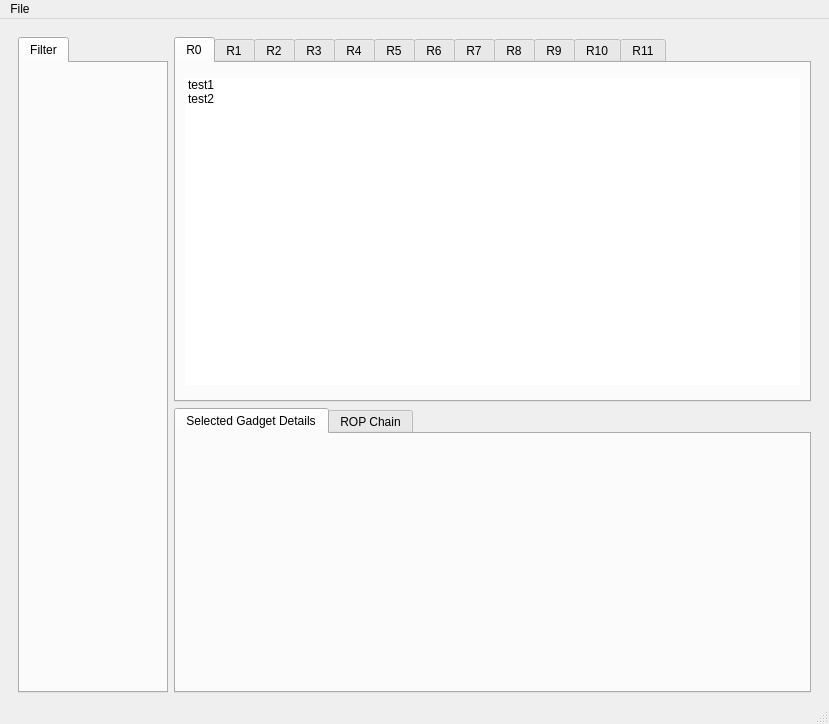
<?xml version="1.0" encoding="UTF-8"?>
<ui version="4.0">
 <class>MainWindow</class>
 <widget class="QMainWindow" name="MainWindow">
  <property name="geometry">
   <rect>
    <x>0</x>
    <y>0</y>
    <width>829</width>
    <height>724</height>
   </rect>
  </property>
  <property name="windowTitle">
   <string>MainWindow</string>
  </property>
  <widget class="QWidget" name="Central_Widget">
   <layout class="QGridLayout" name="gridLayout_3">
    <item row="0" column="0">
     <widget class="QFrame" name="Left_Frame">
      <property name="sizePolicy">
       <sizepolicy hsizetype="Preferred" vsizetype="Preferred">
        <horstretch>0</horstretch>
        <verstretch>0</verstretch>
       </sizepolicy>
      </property>
      <property name="frameShape">
       <enum>QFrame::NoFrame</enum>
      </property>
      <property name="frameShadow">
       <enum>QFrame::Plain</enum>
      </property>
      <layout class="QHBoxLayout" name="horizontalLayout" stretch="0">
       <property name="spacing">
        <number>6</number>
       </property>
       <property name="sizeConstraint">
        <enum>QLayout::SetMinimumSize</enum>
       </property>
       <property name="leftMargin">
        <number>9</number>
       </property>
       <property name="topMargin">
        <number>9</number>
       </property>
       <property name="rightMargin">
        <number>0</number>
       </property>
       <property name="bottomMargin">
        <number>0</number>
       </property>
       <item>
        <widget class="QTabWidget" name="SettingsTabs">
         <property name="sizePolicy">
          <sizepolicy hsizetype="Preferred" vsizetype="Expanding">
           <horstretch>0</horstretch>
           <verstretch>0</verstretch>
          </sizepolicy>
         </property>
         <property name="minimumSize">
          <size>
           <width>150</width>
           <height>0</height>
          </size>
         </property>
         <property name="currentIndex">
          <number>0</number>
         </property>
         <widget class="QWidget" name="FilterRegisters">
          <attribute name="title">
           <string>Filter</string>
          </attribute>
         </widget>
        </widget>
       </item>
      </layout>
     </widget>
    </item>
    <item row="0" column="1">
     <widget class="QFrame" name="Right_Frame">
      <property name="minimumSize">
       <size>
        <width>0</width>
        <height>0</height>
       </size>
      </property>
      <property name="frameShape">
       <enum>QFrame::NoFrame</enum>
      </property>
      <property name="frameShadow">
       <enum>QFrame::Plain</enum>
      </property>
      <layout class="QVBoxLayout" name="verticalLayout">
       <property name="spacing">
        <number>6</number>
       </property>
       <property name="leftMargin">
        <number>0</number>
       </property>
       <property name="topMargin">
        <number>9</number>
       </property>
       <property name="rightMargin">
        <number>9</number>
       </property>
       <property name="bottomMargin">
        <number>0</number>
       </property>
       <item>
        <widget class="QFrame" name="Registers_Frame">
         <property name="minimumSize">
          <size>
           <width>517</width>
           <height>365</height>
          </size>
         </property>
         <property name="frameShape">
          <enum>QFrame::NoFrame</enum>
         </property>
         <property name="frameShadow">
          <enum>QFrame::Plain</enum>
         </property>
         <layout class="QVBoxLayout" name="verticalLayout_3" stretch="0">
          <property name="leftMargin">
           <number>0</number>
          </property>
          <property name="topMargin">
           <number>0</number>
          </property>
          <property name="rightMargin">
           <number>0</number>
          </property>
          <property name="bottomMargin">
           <number>0</number>
          </property>
          <item>
           <widget class="QTabWidget" name="RegistersTabs_Widget">
            <property name="enabled">
             <bool>true</bool>
            </property>
            <property name="currentIndex">
             <number>0</number>
            </property>
            <widget class="QWidget" name="R0">
             <property name="enabled">
              <bool>true</bool>
             </property>
             <attribute name="title">
              <string>R0</string>
             </attribute>
             <layout class="QGridLayout" name="gridLayout">
              <item row="0" column="0">
               <widget class="QFrame" name="ListR0_Frame">
                <property name="frameShape">
                 <enum>QFrame::NoFrame</enum>
                </property>
                <property name="frameShadow">
                 <enum>QFrame::Plain</enum>
                </property>
                <layout class="QGridLayout" name="gridLayout_2">
                 <property name="leftMargin">
                  <number>0</number>
                 </property>
                 <property name="topMargin">
                  <number>6</number>
                 </property>
                 <property name="rightMargin">
                  <number>0</number>
                 </property>
                 <property name="bottomMargin">
                  <number>6</number>
                 </property>
                 <item row="0" column="0">
                  <widget class="QListWidget" name="ListR0">
                   <property name="frameShape">
                    <enum>QFrame::NoFrame</enum>
                   </property>
                   <property name="frameShadow">
                    <enum>QFrame::Plain</enum>
                   </property>
                   <property name="showDropIndicator" stdset="0">
                    <bool>false</bool>
                   </property>
                   <property name="spacing">
                    <number>1</number>
                   </property>
                   <property name="viewMode">
                    <enum>QListView::ListMode</enum>
                   </property>
                   <item>
                    <property name="text">
                     <string>test1</string>
                    </property>
                   </item>
                   <item>
                    <property name="text">
                     <string>test2</string>
                    </property>
                   </item>
                  </widget>
                 </item>
                </layout>
               </widget>
              </item>
             </layout>
            </widget>
            <widget class="QWidget" name="R1">
             <attribute name="title">
              <string>R1</string>
             </attribute>
             <layout class="QGridLayout" name="gridLayout_4">
              <item row="0" column="0">
               <widget class="QFrame" name="ListR1_Frame">
                <property name="frameShape">
                 <enum>QFrame::NoFrame</enum>
                </property>
                <property name="frameShadow">
                 <enum>QFrame::Plain</enum>
                </property>
                <layout class="QGridLayout" name="gridLayout_5">
                 <property name="leftMargin">
                  <number>0</number>
                 </property>
                 <property name="topMargin">
                  <number>6</number>
                 </property>
                 <property name="rightMargin">
                  <number>0</number>
                 </property>
                 <property name="bottomMargin">
                  <number>6</number>
                 </property>
                 <item row="0" column="0">
                  <widget class="QListWidget" name="ListR1">
                   <property name="showDropIndicator" stdset="0">
                    <bool>false</bool>
                   </property>
                  </widget>
                 </item>
                </layout>
               </widget>
              </item>
             </layout>
            </widget>
            <widget class="QWidget" name="R2">
             <attribute name="title">
              <string>R2</string>
             </attribute>
            </widget>
            <widget class="QWidget" name="R3">
             <attribute name="title">
              <string>R3</string>
             </attribute>
            </widget>
            <widget class="QWidget" name="R4">
             <attribute name="title">
              <string>R4</string>
             </attribute>
            </widget>
            <widget class="QWidget" name="R5">
             <attribute name="title">
              <string>R5</string>
             </attribute>
            </widget>
            <widget class="QWidget" name="R6">
             <attribute name="title">
              <string>R6</string>
             </attribute>
            </widget>
            <widget class="QWidget" name="R7">
             <attribute name="title">
              <string>R7</string>
             </attribute>
            </widget>
            <widget class="QWidget" name="R8">
             <attribute name="title">
              <string>R8</string>
             </attribute>
            </widget>
            <widget class="QWidget" name="R9">
             <attribute name="title">
              <string>R9</string>
             </attribute>
            </widget>
            <widget class="QWidget" name="R10">
             <attribute name="title">
              <string>R10</string>
             </attribute>
            </widget>
            <widget class="QWidget" name="R11">
             <attribute name="title">
              <string>R11</string>
             </attribute>
            </widget>
           </widget>
          </item>
         </layout>
        </widget>
       </item>
       <item>
        <widget class="QFrame" name="GadgetDetails_Frame">
         <property name="minimumSize">
          <size>
           <width>517</width>
           <height>250</height>
          </size>
         </property>
         <property name="frameShape">
          <enum>QFrame::NoFrame</enum>
         </property>
         <property name="frameShadow">
          <enum>QFrame::Plain</enum>
         </property>
         <layout class="QVBoxLayout" name="verticalLayout_2" stretch="0">
          <property name="spacing">
           <number>0</number>
          </property>
          <property name="leftMargin">
           <number>0</number>
          </property>
          <property name="topMargin">
           <number>0</number>
          </property>
          <property name="rightMargin">
           <number>0</number>
          </property>
          <property name="bottomMargin">
           <number>0</number>
          </property>
          <item>
           <widget class="QTabWidget" name="GadgetDetailsTabs">
            <property name="currentIndex">
             <number>0</number>
            </property>
            <widget class="QWidget" name="SelectedGadgetDetails">
             <attribute name="title">
              <string>Selected Gadget Details</string>
             </attribute>
            </widget>
            <widget class="QWidget" name="ROPChain">
             <attribute name="title">
              <string>ROP Chain</string>
             </attribute>
            </widget>
           </widget>
          </item>
         </layout>
        </widget>
       </item>
      </layout>
     </widget>
    </item>
   </layout>
  </widget>
  <widget class="QMenuBar" name="menubar">
   <property name="geometry">
    <rect>
     <x>0</x>
     <y>0</y>
     <width>829</width>
     <height>23</height>
    </rect>
   </property>
   <widget class="QMenu" name="menuMenu">
    <property name="title">
     <string>File</string>
    </property>
    <addaction name="actionLoad_file"/>
    <addaction name="actionRemove_file"/>
   </widget>
   <addaction name="menuMenu"/>
  </widget>
  <widget class="QStatusBar" name="statusbar"/>
  <action name="actionLoad_file">
   <property name="text">
    <string>Load</string>
   </property>
  </action>
  <action name="actionRemove_file">
   <property name="text">
    <string>Remove</string>
   </property>
  </action>
 </widget>
 <resources/>
 <connections/>
</ui>
